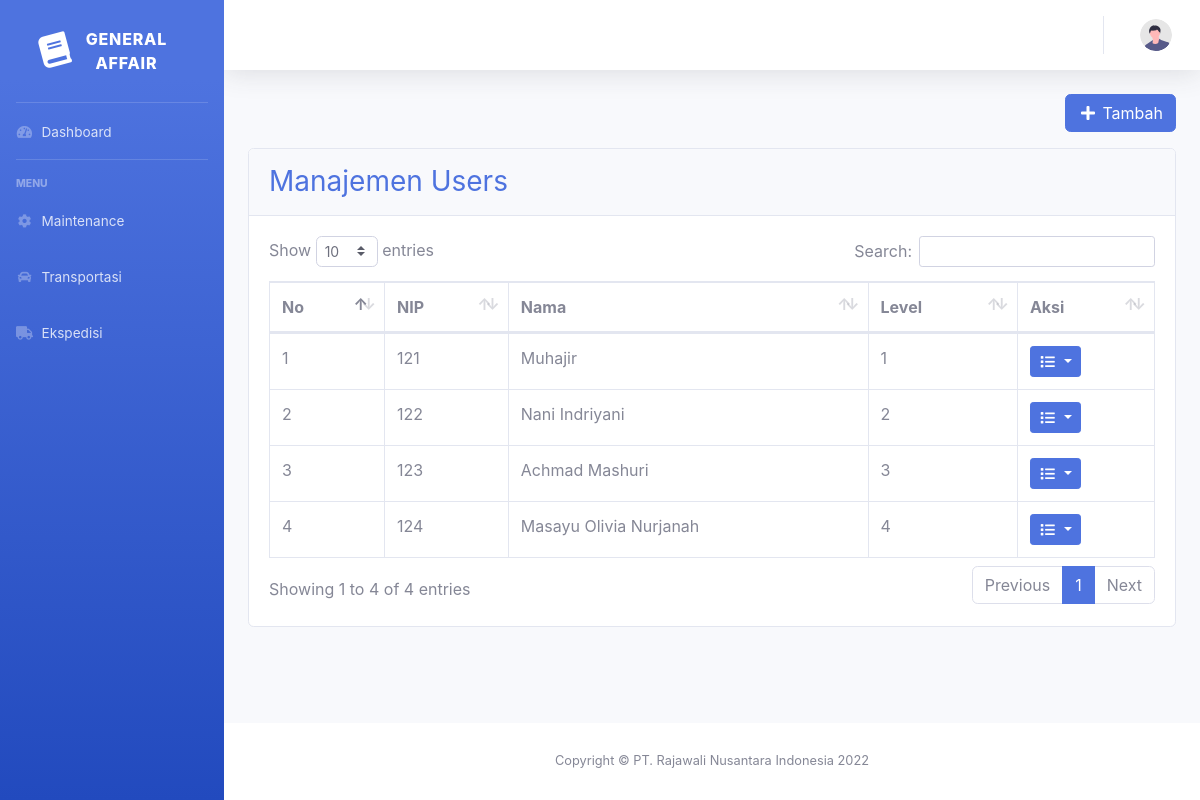
Before: /index.php/admin/mUser with the older database file.
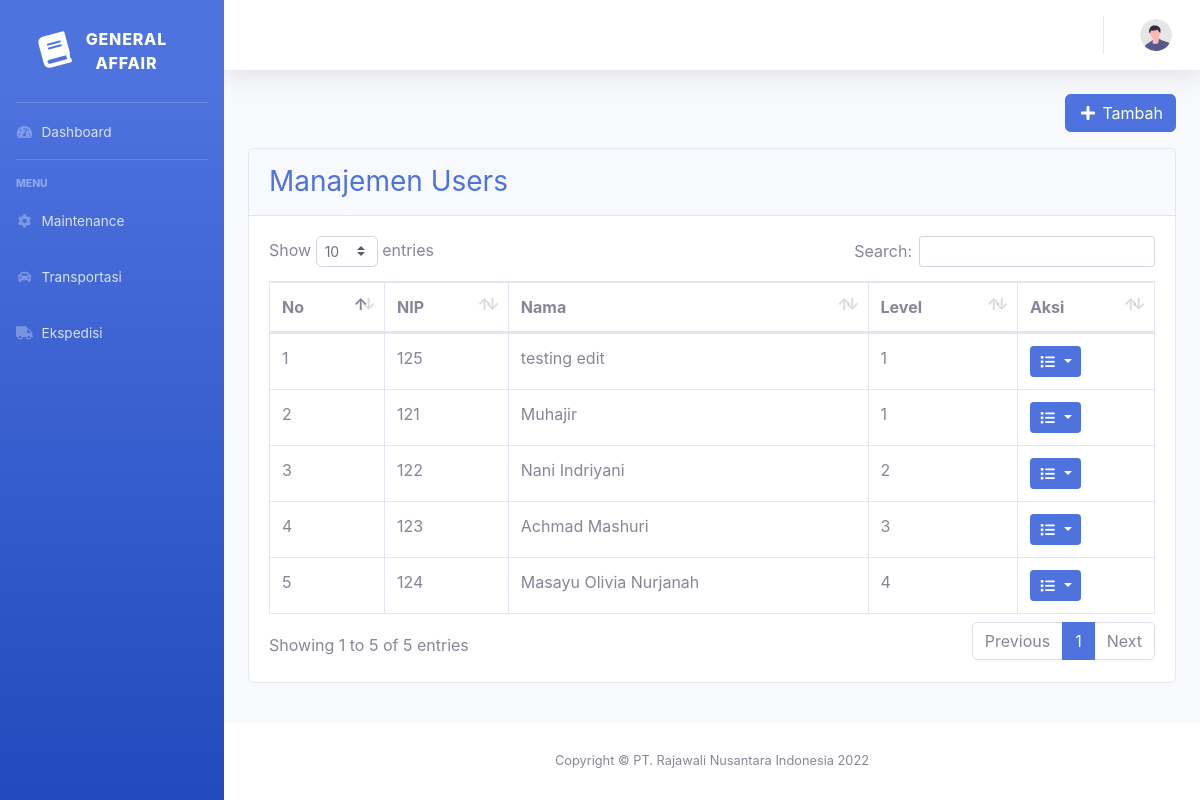
After: the same page with the newer database file.
### tables this page shows
CREATE TABLE `user` (
  `id` int(11) NOT NULL,
  `nip` int(10) NOT NULL,
  `name` varchar(128) NOT NULL,
  `divisi` varchar(100) NOT NULL,
  `password` varchar(256) NOT NULL,
  `role_id` int(11) NOT NULL,
  `date_created` timestamp NOT NULL DEFAULT current_timestamp() ON UPDATE current_timestamp()
);

### application/controllers/Admin.php (called while the page is built, shortened)
<?php
class Admin extends CI_Controller
{
    var $role_id, $role;
    public function __construct()
    {
        $this->load->model('Maintenance_model');
        $this->load->model('Ekspedisi_model');
        $this->load->model('Approval_model');
        $this->load->model('User_model');
        $this->load->model('Transportasi_model');
        $this->load->model('Mobil_model');
        $this->role_id = $this->session->userdata('role_id');
    }
    public function mUser()
    {
        $data['title'] = "Manajemen User";
        $data['role_id'] = $this->role_id;
        $data['user'] = $this->db->get_where('user', ['nip' => $this->session->userdata('nip')])->row_array();
        $data['data'] = $this->User_model->selectUser();
        $this->load->view('templates/header', $data);
        $this->load->view('templates/sidebar', $data);
        $this->load->view('templates/topbar', $data);
        $this->load->view('manajemen/user', $data);
        $this->load->view('templates/footer');
    }
}

### index.php (called while the page is built, shortened)
<?php
require_once BASEPATH.'core/CodeIgniter.php';

### application/models/User_model.php (called while the page is built, shortened)
<?php
class User_model extends CI_Model
{
    public function selectUser()
    {
        return $this->db->get('user')->result_array();
    }
}

### application/views/manajemen/user.php (the view, shortened to what this page needs)
<div class="container-fluid">
    <div class="row">
        <div class="col-sm-4">
        </div>
        <div class="col my-auto">
            <a class="float-right btn btn btn-primary mb-3" type="button" href="<?= base_url('admin/tambahUser') ?>">
            <i class="fas fa-fw fa-plus"></i> Tambah
            </a>
        </div>
    </div>
    <div class="card mb-4">
        <div class="card-header py-3">
            <h3 class="m-0 text-primary">Manajemen Users</h3>
        </div>
        <div class="card-body">
            <div class="table-responsive">
                <table class="table table-bordered" id="dataTable" width="100%" cellspacing="0">
                    <thead>
                        <tr>
                            <th>No</th>
                            <th>NIP</th>
                            <th>Nama</th>
                            <th>Level</th>
                            <th>Aksi</th>
                        </tr>
                    </thead>
                    <tbody>
                        <?php
                        $no = 1;
                        foreach($data as $row){
                        ?>
                        <tr>
                            <td><?= $no ?></td>
                            <td><?= $row['nip'] ?></td>
                            <td><?= $row['name'] ?></td>
                            <td><?= $row['role_id'] ?></td>
                            <td>
                                <div class="dropdown">
                                    <button class="btn btn-primary btn-sm dropdown-toggle" type="button" id="aksi" data-toggle="dropdown" aria-expanded="false">
                                        <i class="fas fa-fw fa-list"></i>
                                    </button>
                                </div>
                            </td>
                        </tr>
                        <?php
                        $no = $no + 1;
                        }
                        ?>
                    </tbody>
                </table>
            </div>
        </div>
    </div>
</div>
</div>

Changed rows visible on the page:
added user: nip "125", name "testing edit", role "1"
Other visible differences:
text written by a page script: "Show entries Search: Showing 1 to 4 of 4 entries Previous 1 Next" → "Show entries Search: Showing 1 to 5 of 5 entries Previous 1 Next"
